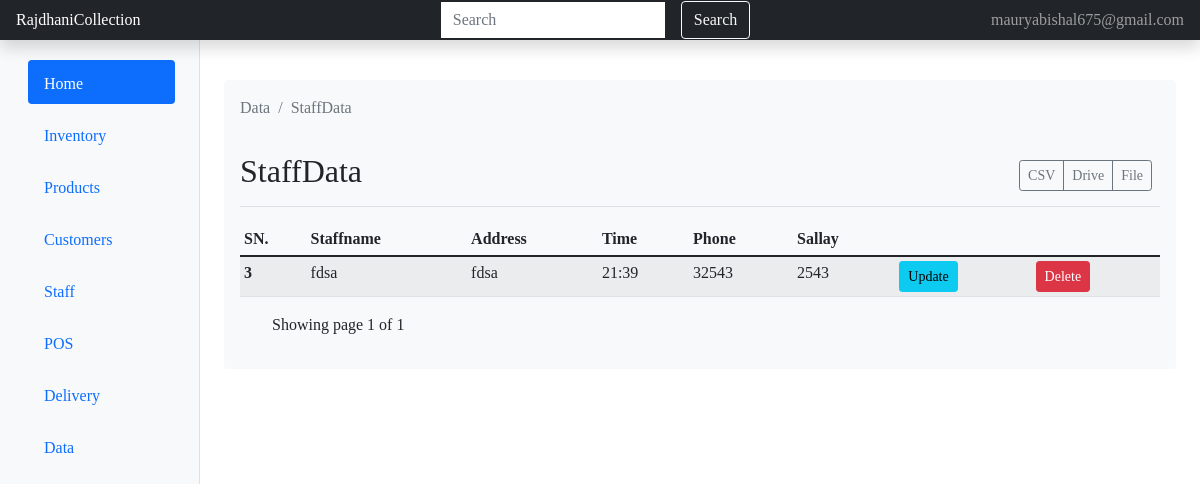
The page /staffdata/ (signed in) on the database as committed earlier.
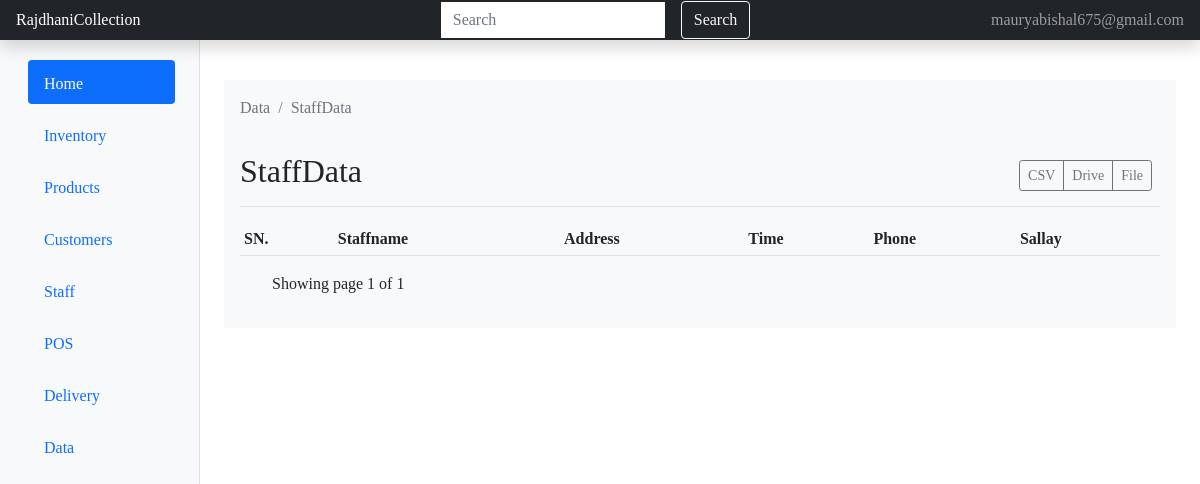
The same page on the database as committed later.
### app/models.py (models this page shows, shortened)
class Staff(models.Model):
    staffname=models.CharField(max_length=100)
    phone=models.CharField(max_length=50)
    address=models.CharField(max_length=50)
    time=models.CharField(max_length=50)
    salary=models.CharField(max_length=100)

### app/views.py (the view)
# urls.py: path('staffdata/',views.staffdata, name="staffdata" ),
@permission_required("polls.add_choice", raise_exception=True)
def staffdata(request):
    if not request.user.has_perm("polls.add_choice"):
        raise PermissionDenied("You don't have permission to add choices.")
    data=Staff.objects.all()
    paginator=Paginator(data,4)
    page_number =request.GET.get('page')
    page_obj =paginator.get_page(page_number)
    context={
        "view":data,
        "page_obj":page_obj
        }
    return render(request, 'staffdata.html',context)

### template/staffdata.html (shortened to what this page needs)
{% load static %}
<!doctype html>
<html lang="en">
  <head>
    <link href="{% static 'css/bootstrap.min.css' %}" rel="stylesheet">
  </head>
  <body>
    {% include 'navigation.html' %}
        <main class="col-md-9 ms-sm-auto col-lg-10 px-md-4">
          <br>
<div class="container mt-3 shadow-none p-3 mb-5 bg-light rounded">
  <nav aria-label="breadcrumb">
    <ol class="breadcrumb">
      <li class="breadcrumb-item active" aria-current="page">Data</li>
      <li class="breadcrumb-item active" aria-current="page">StaffData</li>
    </ol>
  </nav>
  <div class="d-flex justify-content-between flex-wrap flex-md-nowrap align-items-center pt-3 pb-2 mb-3 border-bottom">
    <h1 class="h2">StaffData</h1>
    <div class="btn-toolbar mb-2 mb-md-0">
      <div class="btn-group me-2">
        <button type="button" class="btn btn-sm btn-outline-secondary">CSV</button>
        <button type="button" class="btn btn-sm btn-outline-secondary">Drive</button>
        <button type="button" class="btn btn-sm btn-outline-secondary ">File</button>
      </div>
    </div>
  </div>
<div>
  <div class="table-responsive">
    <table class="table table-striped table-sm">
      <thead>
        <tr>
          <th scope="col">SN.</th>
          <th scope="col">Staffname</th>
          <th scope="col">Address</th>
          <th scope="col">Time</th>
          <th scope="col">Phone</th>
          <th scope="col">Sallay</th>
        </tr>
      </thead>
      <tbody>
        {% for detail in page_obj %}
        <tr>
          <th scope="row">{{ detail.id }}</th>
          <td>{{detail.staffname}}</td>
          <td>{{detail.address}}</td>
          <td>{{detail.time}}</td>
          <td>{{detail.phone}}</td>
          <td>{{detail.salary}}</td>
          <td>
            <a href="{% url 'updatestaff' detail.id %}" class="btn btn-info btn-sm">Update</a>
          </td>
          <td>
            <form class="d-inline" action="{% url 'deletestaff' detail.id %}" method="post">
              <input type="submit" class="btn btn-danger btn-sm" value="Delete" />
            </form>
          </td>
          {%endfor%}
        </tr>
      </tbody>
    </table>
    <div class="pagination-containerjustify-content-end mx-3">
      <div class="px-3">
        Showing page {{page_obj.number}} of {{ page_obj.paginator.num_pages }}
      </div>
    </div>
    </div>
</div>
  </body>
</html>

Rows that differ between the two databases and show on the page:
removed Staff: id "3", staffname "fdsa", address "fdsa", time "21:39", phone "32543", salary "2543"
